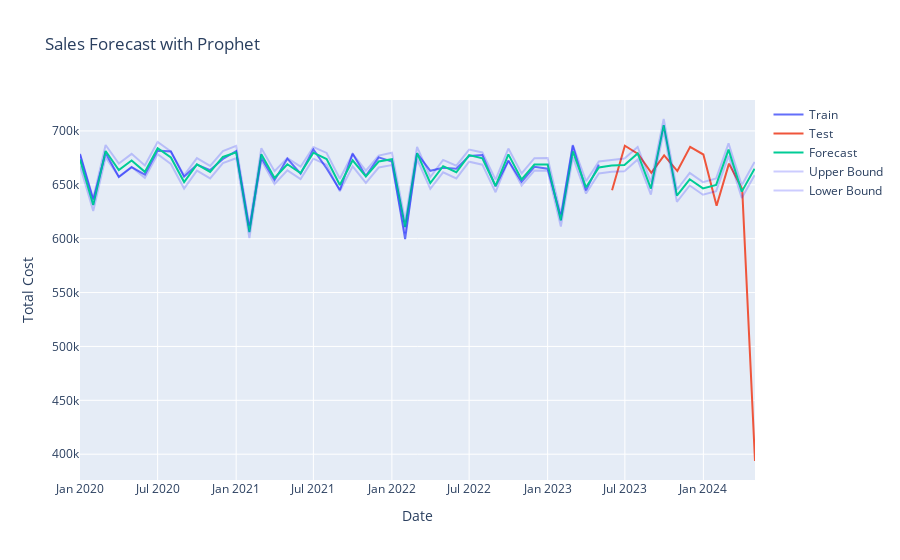

This figure's notebook cell:
### Code cell
# Update layout
fig.update_layout(title='Sales Forecast with Prophet', xaxis_title='Date', yaxis_title='Total Cost')
fig.show()
